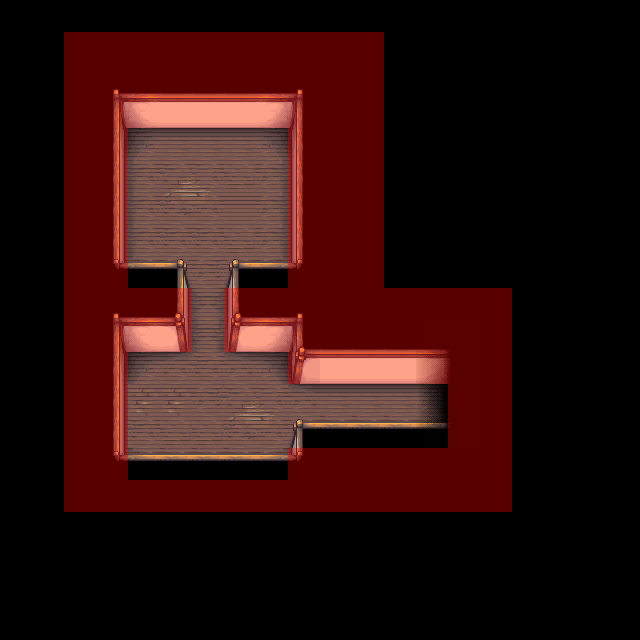

This is a level from a 2D game, rendered from its Tiled map with the project's own tilesets. A one-line summary and the map file follow, with tile-layer data summarised:
An orthogonal 20x20 tile map with 32x32 px tiles, 3 tile layers (Background, Foreground, Blocking), 2 tilesets and 11 objects (7x Light, Player, Loot, Exit, Guard).

<map version="1.0" orientation="orthogonal" width="20" height="20" tilewidth="32" tileheight="32">
 <tileset firstgid="1" name="NewHouseTileset" tilewidth="32" tileheight="32">
  <image source="NewHouseTileset.png" width="288" height="416" />
 </tileset>
 <tileset firstgid="118" name="Hints" tilewidth="32" tileheight="32">
  <image source="Hints.png" width="96" height="32" />
 </tileset>
 <layer name="Background" width="20" height="20">
  <data>[400 cells, 400 non-empty, 58 distinct tile ids]</data>
 </layer>
 <layer name="Foreground" width="20" height="20">
  <data>[400 cells, 17 non-empty, 7 distinct tile ids]</data>
 </layer>
 <layer name="Blocking" width="20" height="20">
  <data>[400 cells, 121 non-empty, 1 distinct tile ids]</data>
 </layer>
 <objectgroup name="Objects" width="20" height="20">
  <object name="player" type="Player" gid="120" x="256" y="416" />
  <object type="Loot" gid="119" x="192" y="192" />
  <object type="Exit" x="416" y="384" width="32" height="64" />
  <object name="TestGuard" type="Guard" gid="118" x="139" y="256" />
 </objectgroup>
 <objectgroup name="Lights" width="20" height="20">
  <object type="Light" x="138" y="78" width="141" height="183">
   <properties>
    <property name="variation" value="Sun" />
   </properties>
   <ellipse />
  </object>
  <object type="Light" x="90" y="157" width="301" height="294">
   <properties>
    <property name="strength" value="100" />
    <property name="variation" value="Ambient" />
   </properties>
   <ellipse />
  </object>
  <object type="Light" x="96" y="452" width="104" height="201">
   <properties>
    <property name="variation" value="Sun" />
   </properties>
   <ellipse />
  </object>
  <object type="Light" x="91" y="258" width="137" height="89">
   <ellipse />
  </object>
  <object type="Light" x="242" y="265" width="137" height="89">
   <ellipse />
  </object>
  <object type="Light" x="198" y="213" width="301" height="294">
   <properties>
    <property name="strength" value="100" />
    <property name="variation" value="Ambient" />
   </properties>
   <ellipse />
  </object>
  <object type="Light" x="-23" y="186" width="301" height="294">
   <properties>
    <property name="strength" value="100" />
    <property name="variation" value="Ambient" />
   </properties>
   <ellipse />
  </object>
 </objectgroup>
</map>
